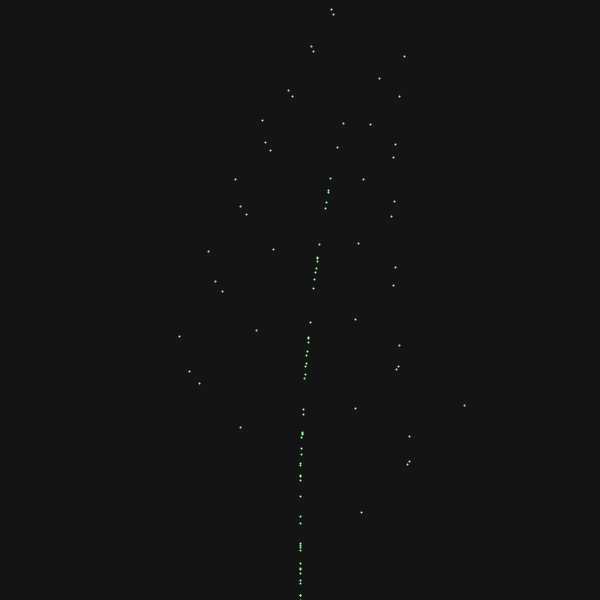
Frame 1 (no input)
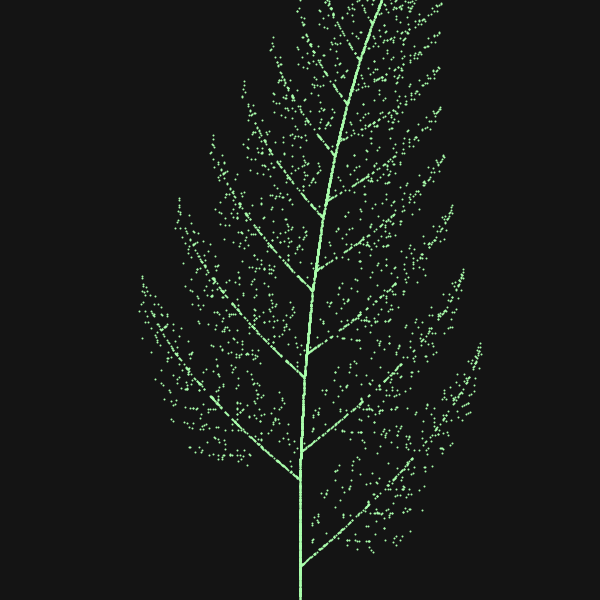
Frame 60 (the mouse pressed at the canvas centre just before this capture)
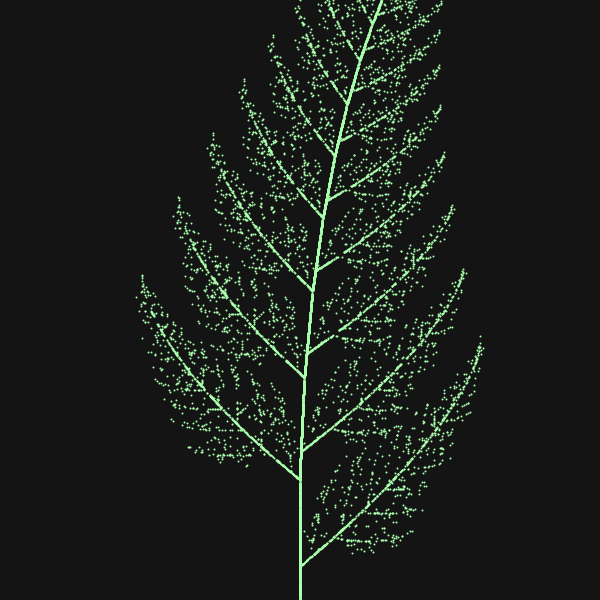
Frame 120 (the mouse held since frame 60 and released just before this capture)

The Processing sketch that drew these frames (run headless with seeded random() and noise(); from frame 60 on, the mouse is pressed at the canvas centre):

// Processing sketch: barnsley_fern
// ── barnsley_fern.pde
/* Tutorial: https://youtu.be/JFugGF1URNo
   Formula: https://en.wikipedia.org/wiki/Barnsley_fern
*/

float x = 0;
float y = 0;
float px;
float py;

void drawPoint() {
  px = map(x, -4, 4, 0, width); 
  py = map(y, 0, 8, height, 0); 
  point(px,py);
}

void nextPoint() {
  float nextX;
  float nextY;
  float permutation = random(1);
  
  if (permutation < 0.1) {
    nextX =  0;
    nextY =  0.16 * y;
  } else if (permutation < 0.86) {
    nextX =  0.85 * x +  0.04 * y;
    nextY = -0.04 * x +  0.85 * y + 1.6;
  } else if (permutation < 0.93) {
    nextX =  0.20 * x + -0.26 * y;
    nextY =  0.23 * x +  0.22 * y + 1.6;
  } else {
    nextX = -0.15 * x +  0.28 * y;
    nextY =  0.26 * x +  0.24 * y + 0.44;
  }
  
  x = nextX;
  y = nextY;
  
}

void setup() {
  size(600, 600);
  background(20);
  strokeWeight(2);
  stroke(170, 255, 172);
}

void draw() {
  for (int i = 0; i < 100; i++) {
    drawPoint();
    nextPoint(); 
  }
}
